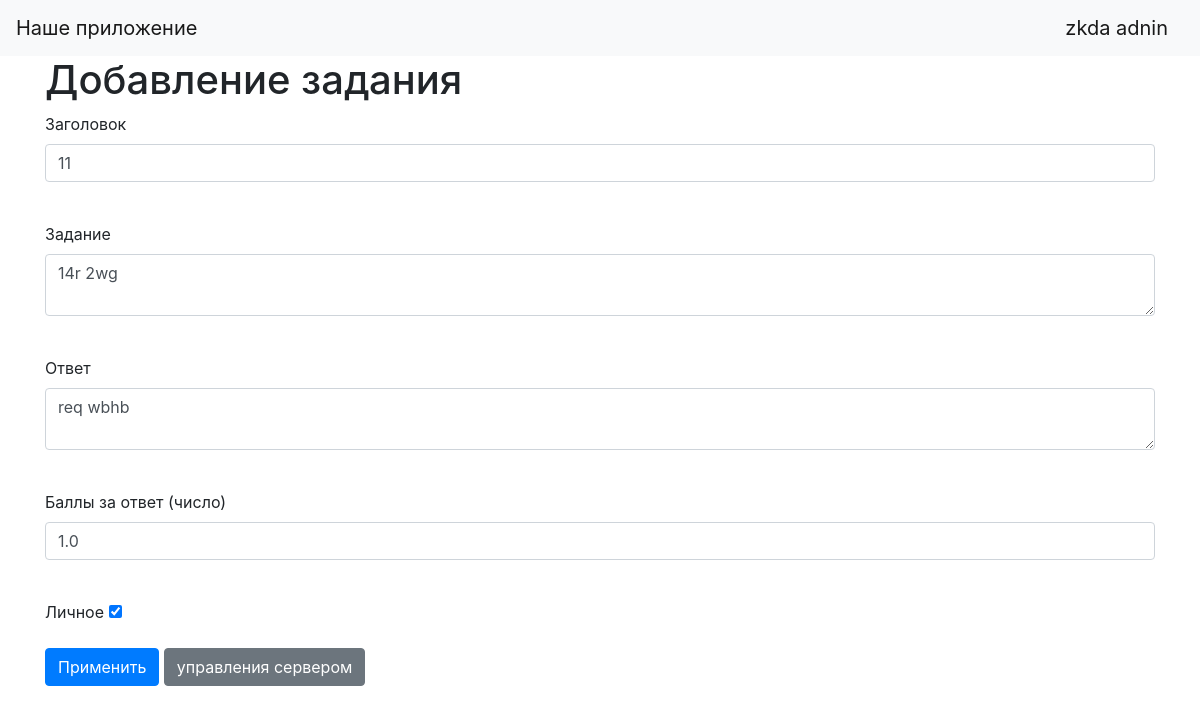
Page /edit_tasks/1/1 (signed in) on the committed database.
### data/users_default.py (models this page shows, shortened)
class UsersDefault(SqlAlchemyBase, UserMixin, SerializerMixin):
    __tablename__ = 'users_default'
    id = sa.Column(sa.Integer, primary_key=True, autoincrement=True)
    name = sa.Column(sa.String, nullable=True)
    tag = sa.Column(sa.String, index=True, unique=True, nullable=True)
    email = sa.Column(sa.String, nullable=True, unique=True)
    hashed_password = sa.Column(sa.String, default=None)
    created_date = sa.Column(sa.DateTime, default=datetime.datetime.now())

### data/tasks.py (models this page shows)
class Tasks(SqlAlchemyBase, UserMixin, SerializerMixin):
    __tablename__ = 'tasks'
    id = sa.Column(sa.Integer, primary_key=True, autoincrement=True)
    name = sa.Column(sa.String, nullable=False)
    task = sa.Column(sa.String, nullable=False)
    answer = sa.Column(sa.String, nullable=False)
    coins = sa.Column(sa.Float, default=0, nullable=False)  # надо изменить этот сток пожже
    is_private = sa.Column(sa.Boolean, default=True, nullable=False)
    creator = sa.Column(sa.Integer, nullable=False)
    created_date = sa.Column(sa.DateTime, default=datetime.datetime.now(), nullable=False)

### main.py (the view, shortened to what this page needs)
@app.route('/edit_tasks/<int:task_id>', methods=['GET', 'POST'])
@app.route('/edit_tasks/<int:task_id>/<int:server_id>', methods=['GET', 'POST'])
def edit_tasks(task_id, server_id=None):
    if current_user.is_authenticated:
        db_sess = db_session.create_session()
        form = TaskForm()
        if db_sess.query(Tasks).filter(Tasks.id == task_id).first():
            param = dict()
            tasks_answer = db_sess.query(Tasks).filter(Tasks.id == task_id).first()
            if tasks_answer:
                param['server_id'] = server_id
                param['value_name'] = tasks_answer.name
                param['value_task'] = tasks_answer.task
                param['value_coins'] = tasks_answer.coins
                param['value_answer'] = tasks_answer.answer
                param['value_is_private'] = tasks_answer.is_private
            return render_template('add_task.html', **param, title='изменить задания', form=form)
        return render_template('access_denied.html')
    return redirect(f'/login')

### forms/task.py
class TaskForm(FlaskForm):
    name = StringField('Заголовок', validators=[DataRequired()])
    task = TextAreaField("Задание")
    answer = TextAreaField("Ответ")
    coins = FloatField('Баллы за ответ (число)')
    is_private = BooleanField("Личное")
    submit = SubmitField('Применить')

### data/db_session.py (called while the page is built)
def create_session() -> Session:
    global __factory
    return __factory()

### main.py (called while the page is built)
@login_manager.user_loader
def load_user(user_id):
    db_sess = db_session.create_session()
    return db_sess.query(UsersDefault).get(user_id)

### templates/add_task.html (shortened to what this page needs)
{% extends "base.html" %}
{% block content %}
<h1>Добавление задания</h1>
<form action="" method="post">
    <p>
        {{ form.name.label }}<br>
        {{ form.name(class="form-control", value=value_name)}}<br>
    </p>
    <p>
        {{ form.task.label }}<br>
        <textarea name="task" class="form-control">{{ value_task }}</textarea><br>
    </p>
    <p>
        {{ form.answer.label }}<br>
        <textarea name="answer" class="form-control">{{ value_answer }}</textarea><br>
    </p>
    <p>
        {{ form.coins.label }}<br>
        {{ form.coins(class="form-control", value=value_coins) }}<br>
    </p>
    <p>
        {{ form.is_private.label }}
        {{ form.is_private(checked=value_is_private) }}
    </p>
    <p>{{ form.submit(type="submit", class="btn btn-primary") }}
        {% if server_id%}
        <a class="btn btn-secondary" href="/server_menejment/{{server_id}}" role="button">управления сервером</a>
        {% else %}
        <a class="btn btn-secondary" href="/public_tasks" role="button">Публичные задания</a>
        {% endif %}
    </p>
</form>
{% endblock %}

### templates/base.html (shortened to what this page needs)
<!doctype html>
<html lang="en">
<head>
    <link rel="stylesheet"
          href="https://stackpath.bootstrapcdn.com/bootstrap/4.4.1/css/bootstrap.min.css"
>
</head>
<body>
<header>
    <nav class="navbar navbar-light bg-light">
        <a class="navbar-brand" href="#">Наше приложение</a>
        {% if current_user.is_authenticated %}
            <a class="navbar-brand" href="/logout">{{ current_user.name }}</a>
        {% else %}
            <p>
                <a class="btn btn-primary " href="/register">Зарегистрироваться</a>
                <a class="btn btn-success" href="/login">Войти</a>
            </p>
        {% endif %}
    </nav>
</header>
<main role="main" class="container">
    {% block content %}{% endblock %}
</main>
</body>
</html>

### rows in the picture
UsersDefault: name "zkda adnin"
Tasks: name "11", task "14r 2wg", answer "req wbhb", coins "1.0", is_private "☑"
